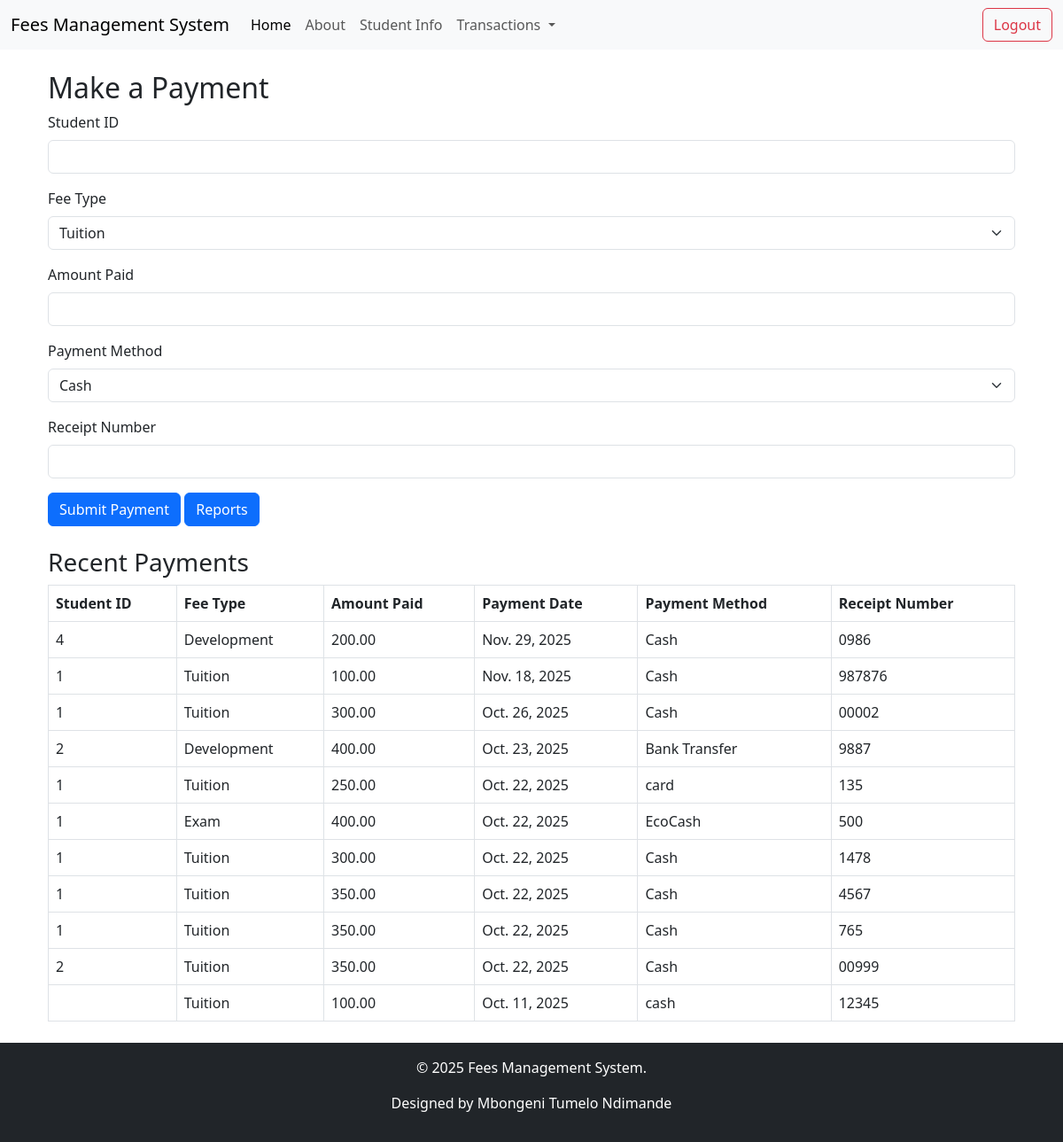
/payments/ (signed in), run on the app's committed database.
### myapp/models.py (models this page shows, shortened)
class Payment(models.Model):
    PAYMENT_METHOD_CHOICES = [('Cash', 'Cash'), ('EcoCash', 'EcoCash'), ('Bank Transfer', 'Bank Transfer'), ('Swipe', 'Swipe')]
    student = models.ForeignKey(Student, on_delete=models.CASCADE, null=True)
    fee_type = models.CharField(max_length=20, default='Tuition')
    amount_paid = models.DecimalField(max_digits=10, decimal_places=2)
    payment_date = models.DateField()
    payment_method = models.CharField(max_length=20, choices=PAYMENT_METHOD_CHOICES)
    receipt_number = models.CharField(max_length=50)

class Student(models.Model):
    first_name = models.CharField(max_length=50)
    last_name = models.CharField(max_length=50)
    date_of_birth = models.DateField()
    student_class = models.CharField(max_length=20, null=True)

### myapp/views.py (the view)
# urls.py: path('payments/', views.payments, name='payments'),
@login_required
def payments(request):
    payments = Payment.objects.all().order_by('-payment_date')
    return render(request, 'payments.html', {'Payment': payments})

### myapp/templates/payments.html (shortened to what this page needs)
{% extends 'base.html' %}
{% block content %}
<div class="container mt-4">
    <h2>Make a Payment</h2>
    <div class="mb-4">
        <form method="POST" action="{% url 'make_payment' %}">
            <div class="mb-3">
                <label for="student_id" class="form-label">Student ID</label>
                <input type="number" id="student_id" name="student_id" class="form-control" required>
            </div>
            <div class="mb-3">
                <label for="fee_type" class="form-label">Fee Type</label>
                <select id="fee_type" name="fee_type" class="form-select" required>
                    <option value="Tuition">Tuition</option>
                </select>
            </div>
            <div class="mb-3">
                <label for="amount_paid" class="form-label">Amount Paid</label>
                <input type="number" step="0.01" id="amount_paid" name="amount_paid" class="form-control" required>
            </div>
            <div class="mb-3">
                <label for="payment_method" class="form-label">Payment Method</label>
                <select id="payment_method" name="payment_method" class="form-select" required>
                    <option value="Cash">Cash</option>
                </select>
            </div>
            <div class="mb-3">
                <label for="receipt_number" class="form-label">Receipt Number</label>
                <input type="text" id="receipt_number" name="receipt_number" class="form-control" required>
            </div>
            <button type="submit" class="btn btn-primary">Submit Payment</button>
            <a href="{% url 'reports' %}" class="btn btn-primary">Reports</a>
        </form>
    </div>
    <h3>Recent Payments</h3>
    <table class="table table-bordered">
        <thead>
            <tr>
                <th>Student ID</th>
                <th>Fee Type</th>
                <th>Amount Paid</th>
                <th>Payment Date</th>
                <th>Payment Method</th>
                <th>Receipt Number</th>
            </tr>
        </thead>
        <tbody>
            {% for payment in Payment %}
            <tr>
                <td>{{ payment.student.id }}</td>
                <td>{{ payment.fee_type }}</td>
                <td>{{ payment.amount_paid }}</td>
                <td>{{ payment.payment_date }}</td>
                <td>{{ payment.payment_method }}</td>
                <td>{{ payment.receipt_number }}</td>
            </tr>
            {% empty %}
            <tr>
                <td colspan="6" class="text-center">No payments found.</td>
            </tr>
            {% endfor %}
        </tbody>
    </table>
</div>
{% endblock %}

### myapp/templates/base.html (shortened to what this page needs)
<!DOCTYPE html>
<html lang="en">
<head>
    <link href="https://cdn.jsdelivr.net/npm/bootstrap@5.3.0/dist/css/bootstrap.min.css" rel="stylesheet">
</head>
<nav class="navbar navbar-expand-lg navbar-light bg-light">
    <div class="container-fluid">
        <a class="navbar-brand" href="{% url 'home' %}">Fees Management System</a>
        <div class="collapse navbar-collapse" id="navbarNav">
            <ul class="navbar-nav me-auto">
                <li class="nav-item">
                    <a class="nav-link active" aria-current="page" href="{% url 'home' %}">Home</a>
                </li>
                <li class="nav-item">
                    <a class="nav-link" href="{%url 'about'%}">About</a>
                </li>
                <li class="nav-item">
                    <a class="nav-link" href="{%url 'student_info'%}">Student Info</a>
                </li>
                <li class="nav-item dropdown">
                    <a class="nav-link dropdown-toggle" href="#" id="navbarDropdown" role="button" data-bs-toggle="dropdown" aria-expanded="false">
                        Transactions
                    </a>
                </li>
                </ul>
        </div>
        <button class="btn btn-outline-danger" type="button">
            <a href="{% url 'logout' %}" style="text-decoration: none; color: inherit;">Logout</a>
    </div>
</nav>
<body>
    <main class="container my-4">
        {% block content %}
        {% endblock %}
    </main>
    <footer class="bg-dark text-white text-center py-3">
        <p>&copy; 2025 Fees Management System.</p>
        <p>Designed by Mbongeni Tumelo Ndimande</p>
    </footer>
</body>
</html>

### data on the page
Payment: student.id "4", fee_type "Development", amount_paid "200.00", payment_date "Nov. 29, 2025", payment_method "Cash", receipt_number "0986"
Payment: student.id "1", fee_type "Tuition", amount_paid "100.00", payment_date "Nov. 18, 2025", payment_method "Cash", receipt_number "987876"
Payment: student.id "1", fee_type "Tuition", amount_paid "300.00", payment_date "Oct. 26, 2025", payment_method "Cash", receipt_number "00002"
Payment: student.id "2", fee_type "Development", amount_paid "400.00", payment_date "Oct. 23, 2025", payment_method "Bank Transfer", receipt_number "9887"
Payment: student.id "1", fee_type "Tuition", amount_paid "250.00", payment_date "Oct. 22, 2025", payment_method "card", receipt_number "135"
Payment: student.id "1", fee_type "Exam", amount_paid "400.00", payment_date "Oct. 22, 2025", payment_method "EcoCash", receipt_number "500"
Payment: student.id "1", fee_type "Tuition", amount_paid "300.00", payment_date "Oct. 22, 2025", payment_method "Cash", receipt_number "1478"
Payment: student.id "1", fee_type "Tuition", amount_paid "350.00", payment_date "Oct. 22, 2025", payment_method "Cash", receipt_number "4567"
Payment: student.id "1", fee_type "Tuition", amount_paid "350.00", payment_date "Oct. 22, 2025", payment_method "Cash", receipt_number "765"
Payment: student.id "2", fee_type "Tuition", amount_paid "350.00", payment_date "Oct. 22, 2025", payment_method "Cash", receipt_number "00999"
Payment: fee_type "Tuition", amount_paid "100.00", payment_date "Oct. 11, 2025", payment_method "cash", receipt_number "12345"
